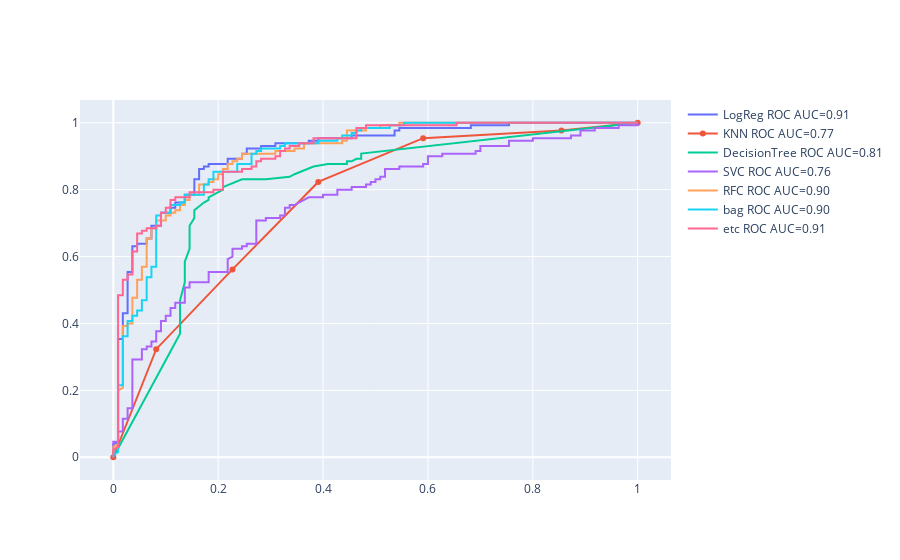

The notebook cell saved with this chart:
### Code cell
import plotly.graph_objects as go
from sklearn.model_selection import cross_val_predict
parameters_logreg = {}
y_score0 = cross_val_predict(logreg, X_train.drop(dropped_cols, axis=1), y_train, cv=5, method='predict_proba')[:,1]
logreg_fpr, logreg_tpr, logregthresh = roc_curve(y_train, y_score0)
auc_log = auc(logreg_fpr, logreg_tpr)
fig0 = go.Scatter(x=logreg_fpr, y=logreg_tpr, name=f"LogReg ROC AUC={auc_log:.2f}")

parameters_knn = {}
y_score1 = cross_val_predict(knn, X_train.drop(dropped_cols, axis=1), y_train, cv=5, method='predict_proba')[:,1]
log_fpr, log_tpr, thresh = roc_curve(y_train, y_score1)
auc_log = auc(log_fpr, log_tpr)
fig1 = go.Scatter(x=log_fpr, y=log_tpr, name=f"KNN ROC AUC={auc_log:.2f}")

parameters_tre = {}
y_score2 = cross_val_predict(tre, X_train.drop(dropped_cols, axis=1), y_train, cv=5, method='predict_proba')[:,1]
log_fpr, log_tpr, thresh = roc_curve(y_train, y_score2)
auc_log = auc(log_fpr, log_tpr)
fig2 = go.Scatter(x=log_fpr, y=log_tpr, name=f"DecisionTree ROC AUC={auc_log:.2f}")

parameters_svc = {}
y_score3 = cross_val_predict(svc, X_train.drop(dropped_cols, axis=1), y_train, cv=5, method='predict_proba')[:,1]
log_fpr, log_tpr, thresh = roc_curve(y_train, y_score3)
auc_log = auc(log_fpr, log_tpr)
fig3 = go.Scatter(x=log_fpr, y=log_tpr, name=f"SVC ROC AUC={auc_log:.2f}")

parameters_rfc = {}
y_score4 = cross_val_predict(rfc, X_train.drop(dropped_cols, axis=1), y_train, cv=5, method='predict_proba')[:,1]
log_fpr, log_tpr, thresh = roc_curve(y_train, y_score4)
auc_log = auc(log_fpr, log_tpr)
fig4 = go.Scatter(x=log_fpr, y=log_tpr, name=f"RFC ROC AUC={auc_log:.2f}")

parameters_bag = {}
y_score5 = cross_val_predict(bag, X_train.drop(dropped_cols, axis=1), y_train, cv=5, method='predict_proba')[:,1]
log_fpr, log_tpr, thresh = roc_curve(y_train, y_score5)
auc_log = auc(log_fpr, log_tpr)
fig5 = go.Scatter(x=log_fpr, y=log_tpr, name=f"bag ROC AUC={auc_log:.2f}")

y_score6 = cross_val_predict(etc, X_train.drop(dropped_cols, axis=1), y_train, cv=5, method='predict_proba')[:,1]
log_fpr, log_tpr, thresh = roc_curve(y_train, y_score6)
auc_log = auc(log_fpr, log_tpr)
fig6 = go.Scatter(x=log_fpr, y=log_tpr, name=f"etc ROC AUC={auc_log:.2f}")

figure = go.Figure()
figure.add_trace(fig0)
figure.add_trace(fig1)
figure.add_trace(fig2)
figure.add_trace(fig3)
figure.add_trace(fig4)
figure.add_trace(fig5)
figure.add_trace(fig6)
